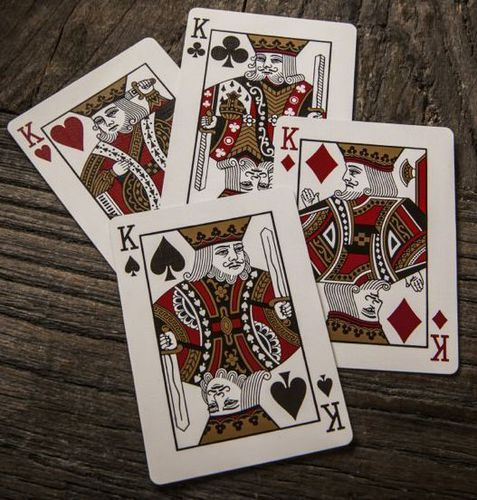
#> input picture Computer_Vision_lecture/Computer_Vision_lecture/Resources/Cards.jpg, 477 x 500 px
$ python Chapter7.py
#> lines starting #> are read from the running program, lines starting #| are printed output that depends on the picture; after the words box and inside, x2 and y2 are one past the last pixel; in counts of white or black regions, pixels touching at a corner belong together
### Computer_Vision_lecture/Computer_Vision_lecture/opencv/img_comb.py
import cv2
import numpy as np

def stackImages(scale,imgArray):
    rows = len(imgArray)
    cols = len(imgArray[0])
    rowsAvailable = isinstance(imgArray[0], list)
    width = imgArray[0][0].shape[1]
    height = imgArray[0][0].shape[0]
    if rowsAvailable:
        for x in range ( 0, rows):
            for y in range(0, cols):
                if imgArray[x][y].shape[:2] == imgArray[0][0].shape [:2]:
                    imgArray[x][y] = cv2.resize(imgArray[x][y], (0, 0), None, scale, scale)
                else:
                    imgArray[x][y] = cv2.resize(imgArray[x][y], (imgArray[0][0].shape[1], imgArray[0][0].shape[0]), None, scale, scale)
                if len(imgArray[x][y].shape) == 2: imgArray[x][y]= cv2.cvtColor( imgArray[x][y], cv2.COLOR_GRAY2BGR)
        imageBlank = np.zeros((height, width, 3), np.uint8)
        hor = [imageBlank]*rows
        hor_con = [imageBlank]*rows
        for x in range(0, rows):
            hor[x] = np.hstack(imgArray[x])
        ver = np.vstack(hor)
    else:
        for x in range(0, rows):
            if imgArray[x].shape[:2] == imgArray[0].shape[:2]:
                imgArray[x] = cv2.resize(imgArray[x], (0, 0), None, scale, scale)
            else:
                imgArray[x] = cv2.resize(imgArray[x], (imgArray[0].shape[1], imgArray[0].shape[0]), None,scale, scale)
            if len(imgArray[x].shape) == 2: imgArray[x] = cv2.cvtColor(imgArray[x], cv2.COLOR_GRAY2BGR)
        hor= np.hstack(imgArray)
        ver = hor
    return ver

### Computer_Vision_lecture/Computer_Vision_lecture/opencv/Chapter7.py
import cv2
import numpy as np

# Now you can import the file
import img_comb as imgCombine

path = ("../Resources/Cards.jpg")
img = cv2.imread(path)
#> img is the input picture: shape (500, 477, 3); mean B, G, R 88.1, 96.6, 109.6


def empty(a ):
    pass

cv2.namedWindow("TrackBars")
cv2.resizeWindow("TrackBars", 640, 240)

cv2.createTrackbar("Hue Min", "TrackBars", 0, 179, empty)
#> slider 'Hue Min' is set to 35
cv2.createTrackbar("Hue Max", "TrackBars", 179, 179, empty)
cv2.createTrackbar("Sat Min", "TrackBars", 0, 255, empty)
#> slider 'Sat Min' is set to 51
cv2.createTrackbar("Sat Max", "TrackBars", 255, 255, empty)
cv2.createTrackbar("Val Min", "TrackBars", 0, 255, empty)
#> slider 'Val Min' is set to 51
cv2.createTrackbar("Val Max", "TrackBars", 255, 255, empty)

while True:
    img = cv2.imread(path)
    imgHSV = cv2.cvtColor(img, cv2.COLOR_BGR2HSV) #Heat, saturation, value
#> imgHSV: shape (500, 477, 3); mean H, S, V 21.2, 75.8, 109.6

    hue_min_val = cv2.getTrackbarPos("Hue Min", "TrackBars")
    hue_max_val = cv2.getTrackbarPos("Hue Max", "TrackBars")
    sat_min_val = cv2.getTrackbarPos("Sat Min", "TrackBars")
    sat_max_val = cv2.getTrackbarPos("Sat Max", "TrackBars")
    val_min_val = cv2.getTrackbarPos("Val Min", "TrackBars")
    val_max_val = cv2.getTrackbarPos("Val Max", "TrackBars")

    print(hue_min_val, hue_max_val, sat_min_val, sat_max_val, val_min_val, val_max_val)

    lower = np.array([hue_min_val, sat_min_val, val_min_val])
    upper = np.array([hue_max_val, sat_max_val, val_max_val])
    mask = cv2.inRange(imgHSV,lower,upper)
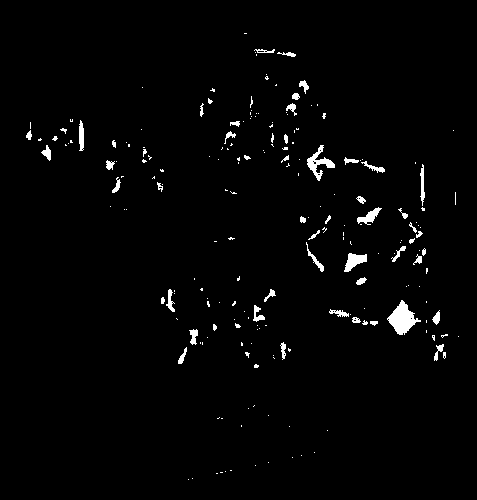
#> mask: shape (500, 477); 1.9% white; 205 white regions (154 under 20 px), largest, box (x1, y1, x2, y2) and area: (387, 300, 421, 335) 584, (307, 145, 335, 181) 334, (344, 253, 367, 272) 242
    imgResult = cv2.bitwise_and(img,img,mask=mask)
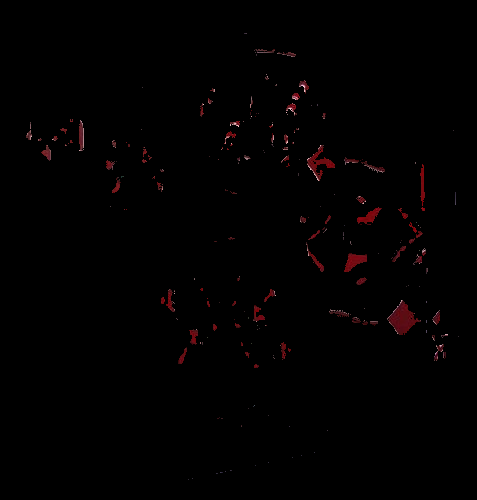
#> imgResult: shape (500, 477, 3); mean B, G, R 0.7, 0.6, 1.9


    # [4 lines of commented-out code are left out]

    imgStack = imgCombine.stackImages(0.6,([img,imgHSV],[mask,imgResult]))
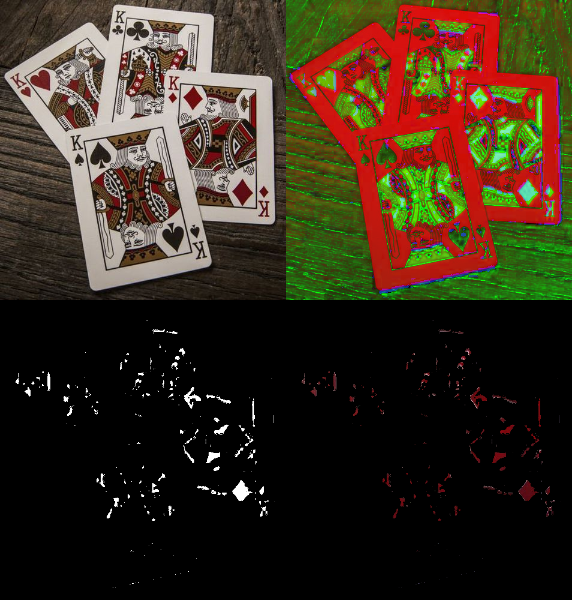
#> imgStack: shape (600, 572, 3); mean B, G, R 28.7, 44.4, 56.4
    cv2.imshow("Stacked Images", imgStack)

    cv2.waitKey(1)

$ run again, with Computer_Vision_lecture/Computer_Vision_lecture/Resources/Lambo.png saved as Computer_Vision_lecture/Computer_Vision_lecture/Resources/Cards.jpg
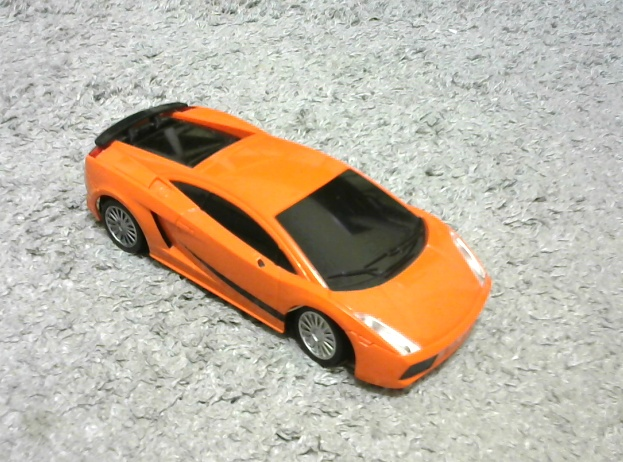
#> input picture Computer_Vision_lecture/Computer_Vision_lecture/Resources/Lambo.png, 623 x 462 px
#> img is the input picture: shape (462, 623, 3); mean B, G, R 161.3, 179.4, 192.2
#> imgHSV: shape (462, 623, 3); mean H, S, V 39, 42.8, 194.6
#> `mask = cv2.inRange(imgHSV,lower,upper)`:
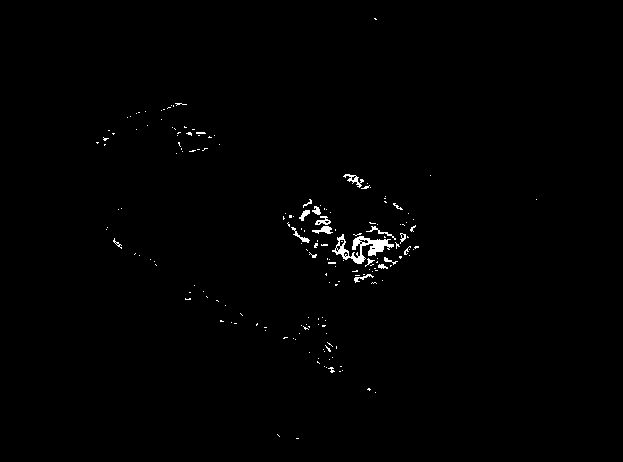
#> mask: shape (462, 623); 0.71% white; 180 white regions (162 under 20 px), largest, box (x1, y1, x2, y2) and area: (332, 234, 394, 264) 658, (343, 174, 364, 188) 97, (312, 226, 333, 234) 90
#> `imgStack = imgCombine.stackImages(0.6,([img,imgHSV],[mask,imgResult]))`:
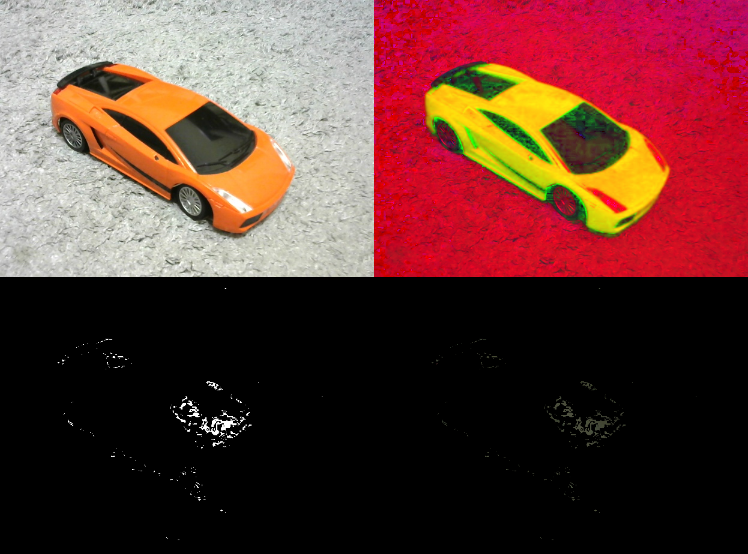
#> imgStack: shape (554, 748, 3); mean B, G, R 50.6, 56.1, 97.2

$ run again, with Computer_Vision_lecture/Computer_Vision_lecture/Resources/antam.png saved as Computer_Vision_lecture/Computer_Vision_lecture/Resources/Cards.jpg
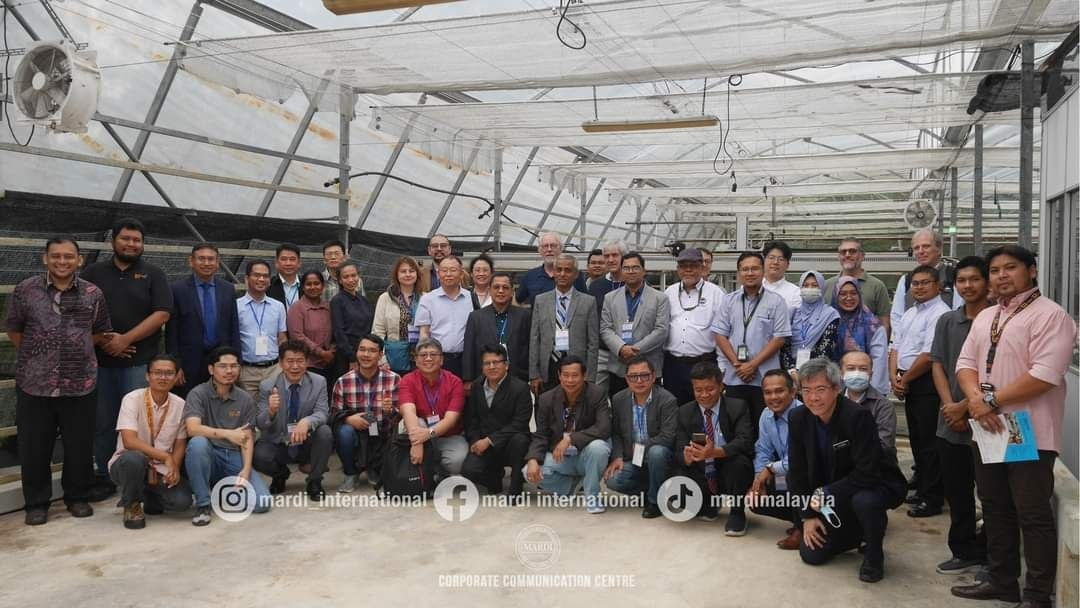
#> input picture Computer_Vision_lecture/Computer_Vision_lecture/Resources/antam.png, 1080 x 608 px
#> img is the input picture: shape (608, 1080, 3); mean B, G, R 121, 123.5, 129.7
#> imgHSV: shape (608, 1080, 3); mean H, S, V 43, 33.3, 132.4
#> `mask = cv2.inRange(imgHSV,lower,upper)`:
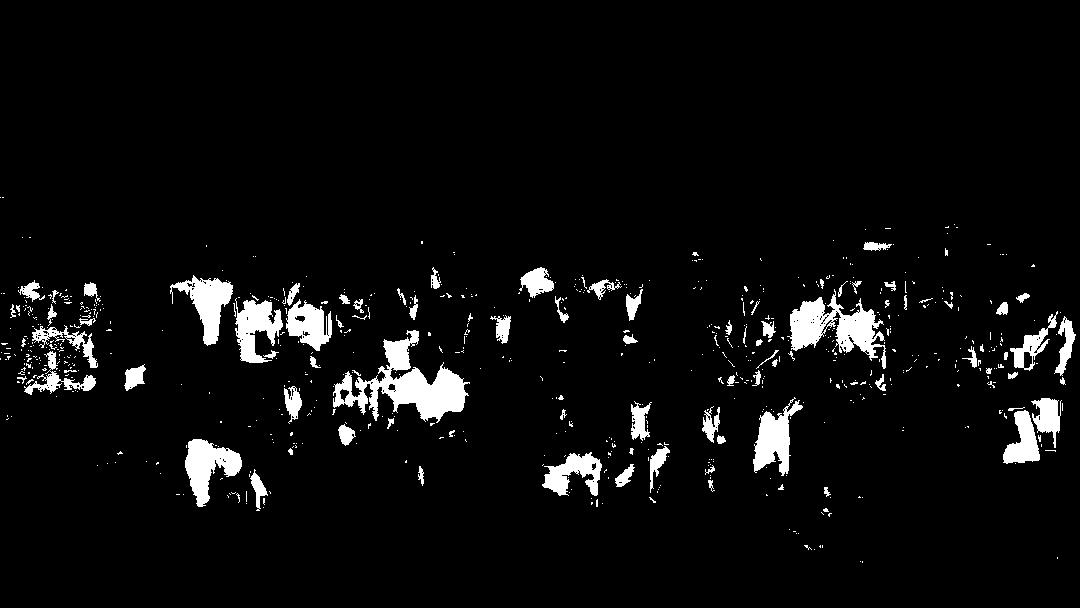
#> mask: shape (608, 1080); 5% white; 687 white regions (599 under 20 px), largest, box (x1, y1, x2, y2) and area: (333, 330, 470, 423) 4722, (787, 289, 886, 369) 3209, (185, 439, 242, 507) 1982
#> `imgStack = imgCombine.stackImages(0.6,([img,imgHSV],[mask,imgResult]))`:
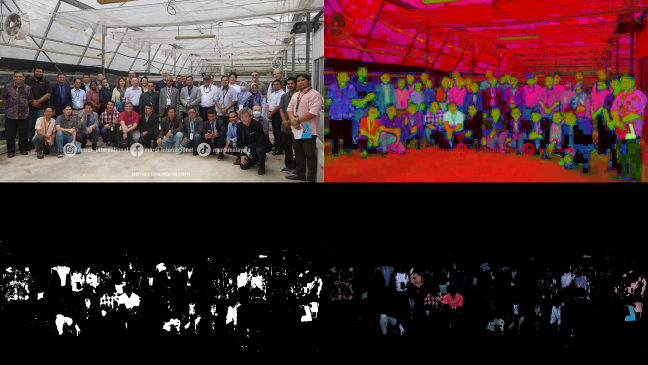
#> imgStack: shape (730, 1296, 3) (shown at 1/2 size); mean B, G, R 45.4, 43.3, 69.7
